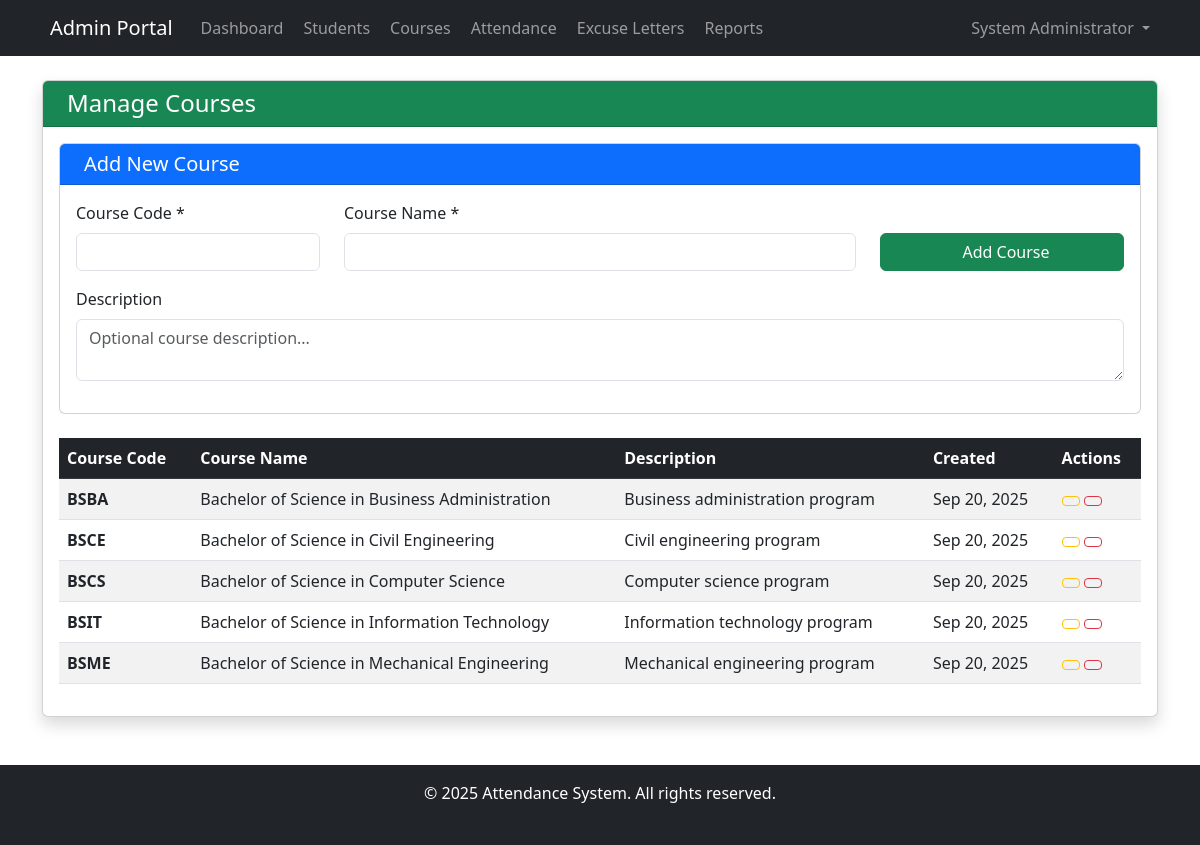
The page /admin/courses.php (signed in) on the database its author committed.
### tables this page shows
CREATE TABLE courses (
    id INT PRIMARY KEY AUTO_INCREMENT,
    course_code VARCHAR(20) UNIQUE NOT NULL,
    course_name VARCHAR(100) NOT NULL,
    description TEXT,
    created_at TIMESTAMP DEFAULT CURRENT_TIMESTAMP
);

### classes/Database.php (called while the page is built, shortened)
<?php
class Database {
    private static $instance = null;
    private $pdo;
    private function __construct() {
        try {
            $this->pdo = new PDO(
                "mysql:host=" . DB_HOST . ";dbname=" . DB_NAME . ";charset=utf8mb4",
                DB_USER,
                DB_PASS,
                [
                    PDO::ATTR_ERRMODE => PDO::ERRMODE_EXCEPTION,
                    PDO::ATTR_DEFAULT_FETCH_MODE => PDO::FETCH_ASSOC,
                    PDO::ATTR_EMULATE_PREPARES => false
                ]
            );
        } catch (PDOException $e) {
            $this->connection_error = $e->getMessage();
            error_log("Database Connection Error: " . $this->connection_error);
            throw new Exception("Database connection failed: " . $e->getMessage());
        }
    }
    public static function getInstance() {
        if (self::$instance === null) {
            self::$instance = new Database();
        }
        return self::$instance;
    }
    public function getConnection() {
        return $this->pdo;
    }
}
?>

### classes/User.php (called while the page is built, shortened)
<?php
require_once 'Database.php';
abstract class User {
    public function __construct($pdo = null) {
        if ($pdo instanceof PDO) {
            $this->pdo = $pdo;
        } else {
            $database = Database::getInstance();
            $this->pdo = $database->getConnection();
        }
    }
}
?>

### classes/Admin.php (called while the page is built, shortened)
<?php
require_once 'User.php';
class Admin extends User {
    public function getAllCourses() {
        try {
            $sql = "SELECT * FROM courses ORDER BY course_code";
            $stmt = $this->pdo->prepare($sql);
            $stmt->execute();
            return $stmt->fetchAll(PDO::FETCH_ASSOC);
        } catch (PDOException $e) {
            error_log("Get all courses error: " . $e->getMessage());
            return [];
        }
    }
}
?>

### admin/courses.php (the view, shortened to what this page needs)
<?php
require_once '../classes/Admin.php';
$admin = new Admin();
$courses = $admin->getAllCourses();
?>
<!DOCTYPE html>
<html lang="en">
<head>
    <link href="https://cdn.jsdelivr.net/npm/bootstrap@5.3.0/dist/css/bootstrap.min.css" rel="stylesheet">
    <link rel="stylesheet" href="https://cdnjs.cloudflare.com/ajax/libs/font-awesome@6.4.0/css/all.min.css">
    <link rel="stylesheet" href="../assets/css/style.css">
</head>
<body>
    <?php include '../templates/admin_header.php'; ?>
    <div class="container mt-4">
        <div class="row">
            <div class="col-12">
                <div class="card shadow">
                    <div class="card-header bg-success text-white">
                        <h4 class="mb-0"><i class="fas fa-graduation-cap me-2"></i>Manage Courses</h4>
                    </div>
                    <div class="card-body">
                        <div class="row mb-4">
                            <div class="col-12">
                                <div class="card">
                                    <div class="card-header bg-primary text-white">
                                        <h5 class="mb-0"><i class="fas fa-plus-circle me-2"></i>Add New Course</h5>
                                    </div>
                                    <div class="card-body">
                                        <form method="POST">
                                            <div class="row">
                                                <div class="col-md-3">
                                                    <div class="mb-3">
                                                        <label class="form-label">Course Code *</label>
                                                        <input type="text" class="form-control" name="course_code" required>
                                                    </div>
                                                </div>
                                                <div class="col-md-6">
                                                    <div class="mb-3">
                                                        <label class="form-label">Course Name *</label>
                                                        <input type="text" class="form-control" name="course_name" required>
                                                    </div>
                                                </div>
                                                <div class="col-md-3">
                                                    <div class="mb-3">
                                                        <label class="form-label">&nbsp;</label>
                                                        <button type="submit" name="add_course" class="btn btn-success w-100">
                                                            <i class="fas fa-plus me-2"></i>Add Course
                                                        </button>
                                                    </div>
                                                </div>
                                            </div>
                                            <div class="mb-3">
                                                <label class="form-label">Description</label>
                                                <textarea class="form-control" name="description" rows="2" placeholder="Optional course description..."></textarea>
                                            </div>
                                        </form>
                                    </div>
                                </div>
                            </div>
                        </div>
                        <?php if ($courses): ?>
                            <div class="table-responsive">
                                <table class="table table-striped table-hover">
                                    <thead class="table-dark">
                                        <tr>
                                            <th>Course Code</th>
                                            <th>Course Name</th>
                                            <th>Description</th>
                                            <th>Created</th>
                                            <th>Actions</th>
                                        </tr>
                                    </thead>
                                    <tbody>
                                        <?php foreach ($courses as $course): ?>
                                            <tr>
                                                <td><strong><?php echo $course['course_code']; ?></strong></td>
                                                <td><?php echo htmlspecialchars($course['course_name']); ?></td>
                                                <td><?php echo $course['description'] ?: '<span class="text-muted">No description</span>'; ?></td>
                                                <td><?php echo date('M j, Y', strtotime($course['created_at'])); ?></td>
                                                <td>
                                                    <button class="btn btn-sm btn-outline-warning" data-bs-toggle="modal" data-bs-target="#editModal<?php echo $course['id']; ?>">
                                                    </button>
                                                    <button class="btn btn-sm btn-outline-danger" data-bs-toggle="modal" data-bs-target="#deleteModal<?php echo $course['id']; ?>">
                                                    </button>
                                                </td>
                                            </tr>
                                        <?php endforeach; ?>
                                    </tbody>
                                </table>
                            </div>
                        <?php endif; ?>
                    </div>
                </div>
            </div>
        </div>
    </div>
    <?php include '../templates/footer.php'; ?>
</body>
</html>

### templates/admin_header.php (shortened to what this page needs)
<!DOCTYPE html>
<html lang="en">
<head>
    <link href="https://cdn.jsdelivr.net/npm/bootstrap@5.3.0/dist/css/bootstrap.min.css" rel="stylesheet">
    <link rel="stylesheet" href="https://cdnjs.cloudflare.com/ajax/libs/font-awesome@6.4.0/css/all.min.css">
    <link rel="stylesheet" href="../assets/css/style.css">
</head>
<body>
    <nav class="navbar navbar-expand-lg navbar-dark bg-dark">
        <div class="container">
            <a class="navbar-brand" href="dashboard.php">
                <i class="fas fa-tachometer-alt me-2"></i>Admin Portal
            </a>
            <div class="collapse navbar-collapse" id="navbarNav">
                <ul class="navbar-nav me-auto">
                    <li class="nav-item">
                        <a class="nav-link" href="dashboard.php"><i class="fas fa-home me-1"></i>Dashboard</a>
                    </li>
                    <li class="nav-item">
                        <a class="nav-link" href="students.php"><i class="fas fa-users me-1"></i>Students</a>
                    </li>
                    <li class="nav-item">
                        <a class="nav-link" href="courses.php"><i class="fas fa-graduation-cap me-1"></i>Courses</a>
                    </li>
                    <li class="nav-item">
                        <a class="nav-link" href="attendance.php"><i class="fas fa-calendar-alt me-1"></i>Attendance</a>
                    </li>
                    <li class="nav-item">
                        <a class="nav-link" href="excuse_letters.php"><i class="fas fa-file-alt me-1"></i>Excuse Letters</a>
                    </li>
                    <li class="nav-item">
                        <a class="nav-link" href="reports.php"><i class="fas fa-chart-bar me-1"></i>Reports</a>
                    </li>
                </ul>
                <ul class="navbar-nav">
                    <li class="nav-item dropdown">
                        <a class="nav-link dropdown-toggle" href="#" role="button" data-bs-toggle="dropdown">
                            <i class="fas fa-user-shield me-1"></i><?php echo $_SESSION['admin_name']; ?>
                        </a>
                    </li>
                </ul>
            </div>
        </div>
    </nav>

### templates/footer.php (shortened to what this page needs)
    <footer class="bg-dark text-white text-center py-3 mt-5">
        <div class="container">
            <p class="mb-0">&copy; <?php echo date('Y'); ?> Attendance System. All rights reserved.</p>
            <small class="text-muted">Version 1.0.0 |
            </small>
        </div>
    </footer>
</body>
</html>

### assets/css/style.css (style rules this page uses)
:root { --primary-gradient: linear-gradient(135deg, #667eea 0%, #764ba2 100%); --secondary-gradient: linear-gradient(135deg, #f093fb 0%, #f5576c 100%); --success-gradient: linear-gradient(135deg, #4facfe 0%, #00f2fe 100%); --warning-gradient: linear-gradient(135deg, #fa709a 0%, #fee140 100%); --danger-gradient: linear-gradient(135deg, #ff758c 0%, #ff7eb3 100%); --info-gradient: linear-gradient(135deg, #a8edea 0%, #fed6e3 100%); --card-shadow: 0 15px 35px rgba(0, 0, 0, 0.1); --transition: all 0.3s ease; }

### rows shown on the page
courses: course_code "BSBA", course_name "Bachelor of Science in Business Administration", description "Business administration program", created_at "Sep 20, 2025"
courses: course_code "BSCE", course_name "Bachelor of Science in Civil Engineering", description "Civil engineering program", created_at "Sep 20, 2025"
courses: course_code "BSCS", course_name "Bachelor of Science in Computer Science", description "Computer science program", created_at "Sep 20, 2025"
courses: course_code "BSIT", course_name "Bachelor of Science in Information Technology", description "Information technology program", created_at "Sep 20, 2025"
courses: course_code "BSME", course_name "Bachelor of Science in Mechanical Engineering", description "Mechanical engineering program", created_at "Sep 20, 2025"

### other values the page prints
$_SESSION['admin_name'] "System Administrator"
